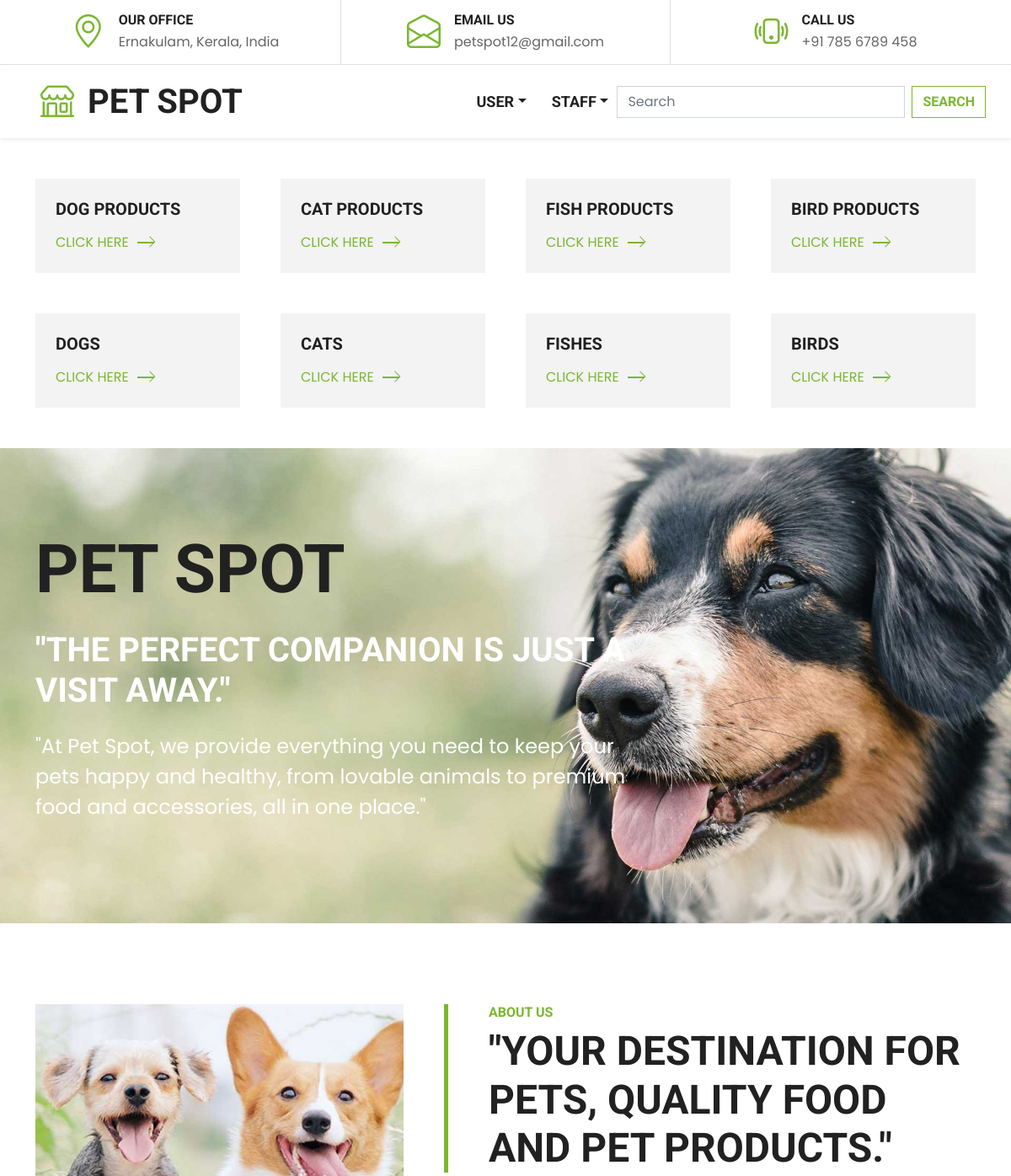
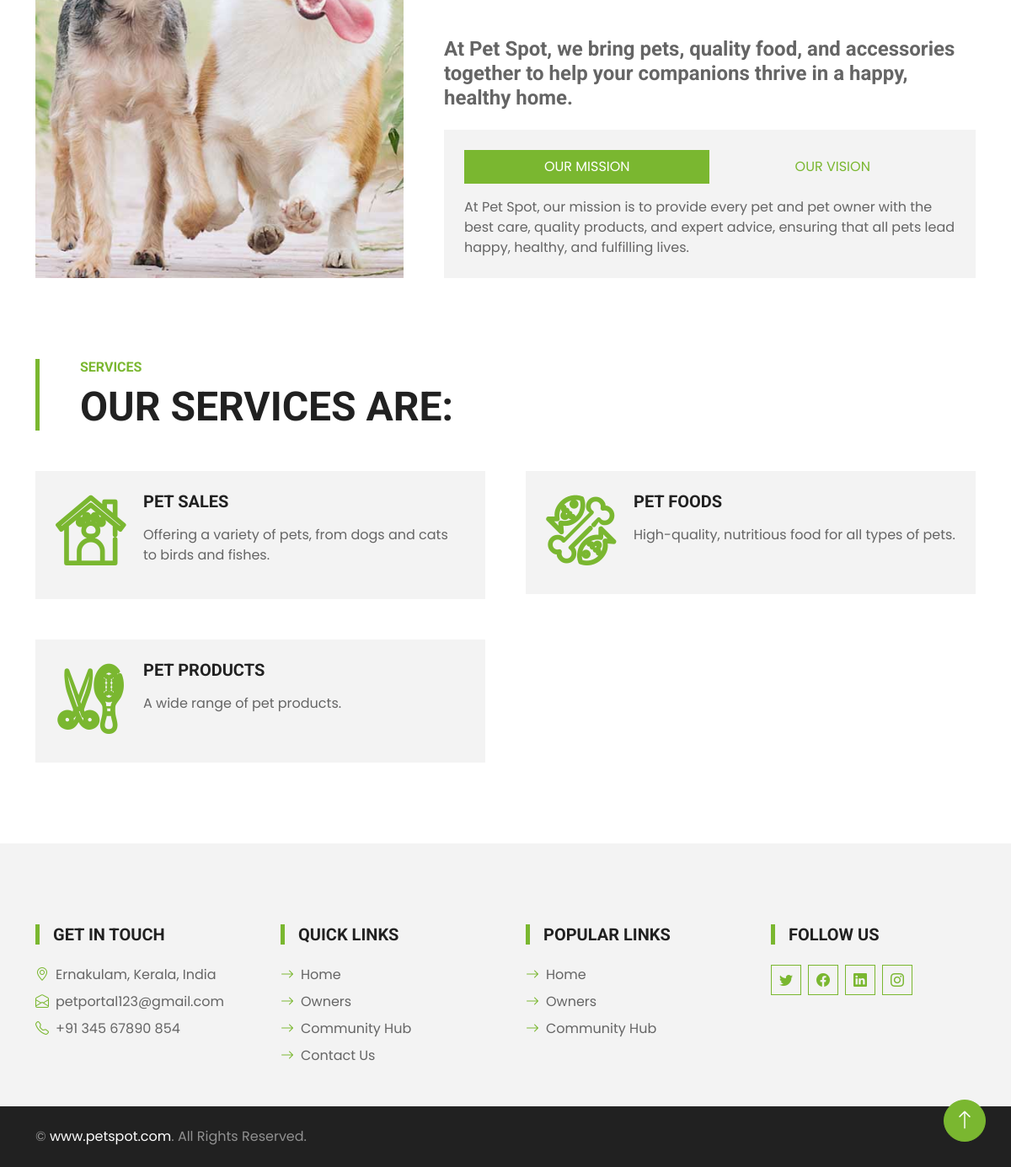
The page / on the database its author committed (2 pictures, top to bottom).
### pet_app/models.py (models this page shows)
class Category(models.Model):
    name = models.CharField(max_length=100,null=True, blank=True)

class Category_pet(models.Model):
    name = models.CharField(max_length=100,null=True, blank=True)

### pet_app/views.py (the view)
# urls.py: path('', views.cus_home, name='cus_home'),
def cus_home(request):
    category=Category.objects.all()
    category_1=Category_pet.objects.all()
    context={
        'category':category,
        'category_1':category_1,
    }
    return render(request,'user/index.html',context)

### pet_app/context_processors.py (called while the page is built)
def cart_item_count(request):
    if request.user.is_authenticated:
        cart, created = Cart.objects.get_or_create(user=request.user)
        return {'cart_item_count': cart.items.count()}
    return {'cart_item_count': 0}

### templates/user/index.html (shortened to what this page needs)
{% extends 'user/base.html' %}
{% load static %}
{% block content %}
    <div style="background-color: rgb(255, 255, 255);" class="container-fluid py-5">
        <div class="container">
            <div class="row g-5">
                {% for i in category %}
                    <div class="col-md-3">
                        <div class="service-item bg-light d-flex p-4 oval-card">
                            <div>
                                <h5 class="text-uppercase mb-3">{{i.name}}</h5>
                                <a class="text-primary text-uppercase" href="{% url 'product_detail' i.pk %}">Click Here<i class="bi bi-chevron-right"></i></a>
                            </div>
                        </div>
                    </div>
                {% endfor %}
            </div>
            <br><br>
            <div class="row g-5">
                {% for j in category_1 %}
                    <div class="col-md-3">
                        <div class="service-item bg-light d-flex p-4 oval-card">
                            <div>
                                <h5 class="text-uppercase mb-3">{{j.name}}</h5>
                                <a class="text-primary text-uppercase" href="{% url 'pet_details' j.pk %}">Click Here<i class="bi bi-chevron-right"></i></a>
                            </div>
                        </div>
                    </div>
                {% endfor %}
            </div>
        </div>
    </div>
    <div class="container-fluid bg-primary py-5 mb-5 hero-header">
        <div class="container py-5">
            <div class="row justify-content-start">
                <div class="col-lg-8 text-center text-lg-start">
                    <h1 class="display-1 text-uppercase text-dark mb-lg-4">Pet Spot </h1>
                    <h1 class="text-uppercase text-white mb-lg-4">"The perfect companion is just a visit away."</h1>
                    <p class="fs-4 text-white mb-lg-4">"At Pet Spot, we provide everything you need to keep your pets happy and healthy, from lovable animals to premium food and accessories, all in one place."</p>
                </div>
            </div>
        </div>
    </div>
    <div class="container-fluid py-5">
        <div class="container">
            <div class="row gx-5">
                <div class="col-lg-5 mb-5 mb-lg-0" style="min-height: 500px;">
                    <div class="position-relative h-100">
                        <img class="position-absolute w-100 h-100 rounded" src="{% static 'user/img/about.jpg' %}" style="object-fit: cover;">
                    </div>
                </div>
                <div class="col-lg-7">
                    <div class="border-start border-5 border-primary ps-5 mb-5">
                        <h6 class="text-primary text-uppercase">About Us</h6>
                        <h1 class="display-5 text-uppercase mb-0">"Your destination for pets, quality food and pet products."</h1>
                    </div>
                    <h4 class="text-body mb-4">At Pet Spot, we bring pets, quality food, and accessories together to help your companions thrive in a happy, healthy home.</h4>
                    <div class="bg-light p-4">
                        <ul class="nav nav-pills justify-content-between mb-3" id="pills-tab" role="tablist">
                            <li class="nav-item w-50" role="presentation">
                                <button class="nav-link text-uppercase w-100 active" id="pills-1-tab" data-bs-toggle="pill" data-bs-target="#pills-1" type="button" role="tab" aria-controls="pills-1" aria-selected="true">Our Mission</button>
                            </li>
                            <li class="nav-item w-50" role="presentation">
                                <button class="nav-link text-uppercase w-100" id="pills-2-tab" data-bs-toggle="pill" data-bs-target="#pills-2" type="button" role="tab" aria-controls="pills-2" aria-selected="false">Our Vision</button>
                            </li>
                        </ul>
                        <div class="tab-content" id="pills-tabContent">
                            <div class="tab-pane fade show active" id="pills-1" role="tabpanel" aria-labelledby="pills-1-tab">
                                <p class="mb-0">At Pet Spot, our mission is to provide every pet and pet owner with the best care, quality products, and expert advice, ensuring that all pets lead happy, healthy, and fulfilling lives.</p>
                            </div>
                        </div>
                    </div>
                </div>
            </div>
        </div>
    </div>
    <div class="container-fluid py-5">
        <div class="container">
            <div class="border-start border-5 border-primary ps-5 mb-5" style="max-width: 600px;">
                <h6 class="text-primary text-uppercase">Services</h6>
                <h1 class="display-5 text-uppercase mb-0">Our Services are:</h1>
            </div>
            <div class="row g-5">
                <div class="col-md-6">
                    <div class="service-item bg-light d-flex p-4">
                        <i class="flaticon-house display-1 text-primary me-4"></i>
                        <div>
                            <h5 class="text-uppercase mb-3">Pet Sales</h5>
                            <p>Offering a variety of pets, from dogs and cats to birds and fishes.</p>
                        </div>
                    </div>
                </div>
                <div class="col-md-6">
                    <div class="service-item bg-light d-flex p-4">
                        <i class="flaticon-food display-1 text-primary me-4"></i>
                        <div>
                            <h5 class="text-uppercase mb-3">Pet Foods</h5>
                            <p>High-quality, nutritious food for all types of pets.</p>
                        </div>
                    </div>
                </div>
                <div class="col-md-6">
                    <div class="service-item bg-light d-flex p-4">
                        <i class="flaticon-grooming display-1 text-primary me-4"></i>
                        <div>
                            <h5 class="text-uppercase mb-3">Pet Products</h5>
                            <p>A wide range of pet products.</p>
                        </div>
                    </div>
                </div>
            </div>
        </div>
    </div>
{% endblock %}

### static/user/css/style.css (style rules this page uses)
:root { --primary: #7AB730; --secondary: #FFD33C; --light: #F3F3F3; --dark: #212121; }
[class^=flaticon-]:before, [class*=" flaticon-"]:before, [class^=flaticon-]:after, [class*=" flaticon-"]:after { font-size: inherit; margin-left: 0; }
.hero-header { background: url(../img/hero.jpg) top right no-repeat; background-size: cover; }
.service-item a i { position: relative; padding-left: 20px; transition: .3s; }
.service-item a i::after { position: absolute; content: ""; width: 20px; height: 2px; top: 50%; left: 10px; margin-top: -1px; background: var(--primary); transition: .3s; }

### rows shown on the page
Category: name "DOG PRODUCTS"
Category: name "CAT PRODUCTS"
Category: name "FISH PRODUCTS"
Category: name "BIRD PRODUCTS"
Category_pet: name "DOGS"
Category_pet: name "CATS"
Category_pet: name "FISHES"
Category_pet: name "BIRDS"
